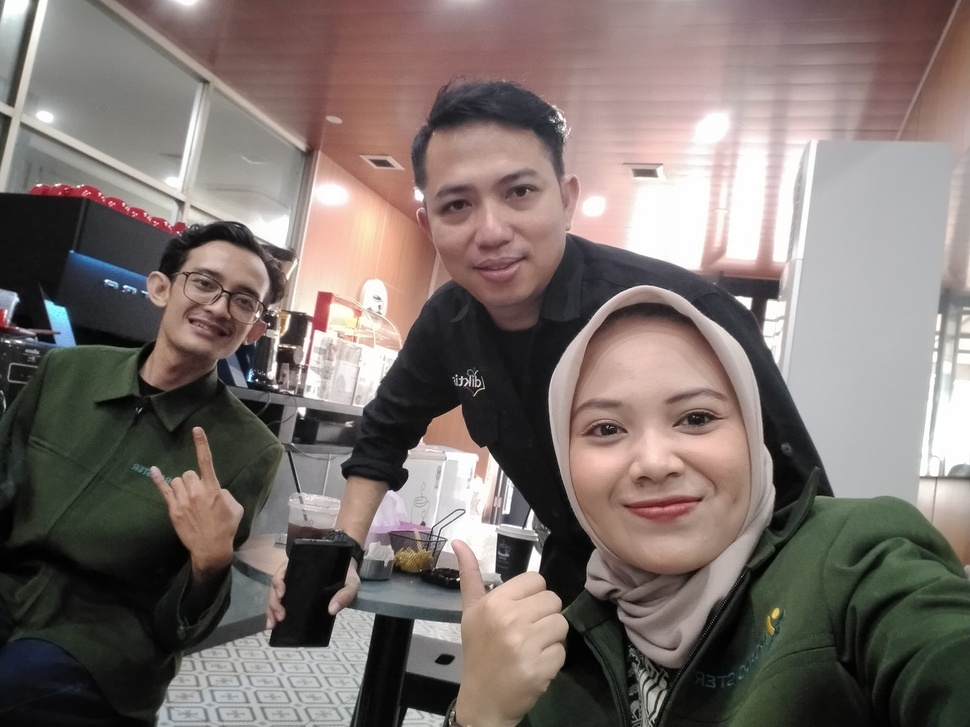
#> input picture CV Basic Technique/test.jpeg, 970 x 727 px, shrunk from 3264 x 2448 before the run
$ python morphological_operation.py
#> lines starting #> are read from the running program, lines starting #| are printed output that depends on the picture; after the words box and inside, x2 and y2 are one past the last pixel; in counts of white or black regions, pixels touching at a corner belong together
# Dilate
import cv2
import numpy as np

image_read = cv2.imread('./test.jpeg', cv2.IMREAD_GRAYSCALE)
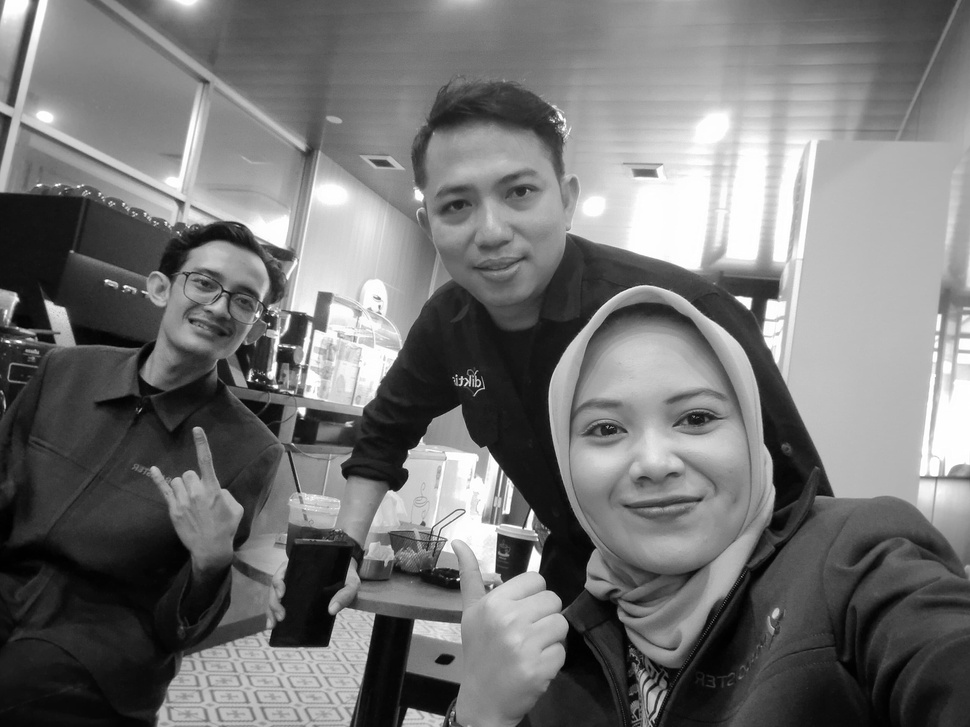
#> image_read: shape (727, 970); min 0, max 255, mean 115.6
cv2.imshow("treshold", image_read)

_,binary_image = cv2.threshold(image_read,127, 255, cv2.THRESH_BINARY)
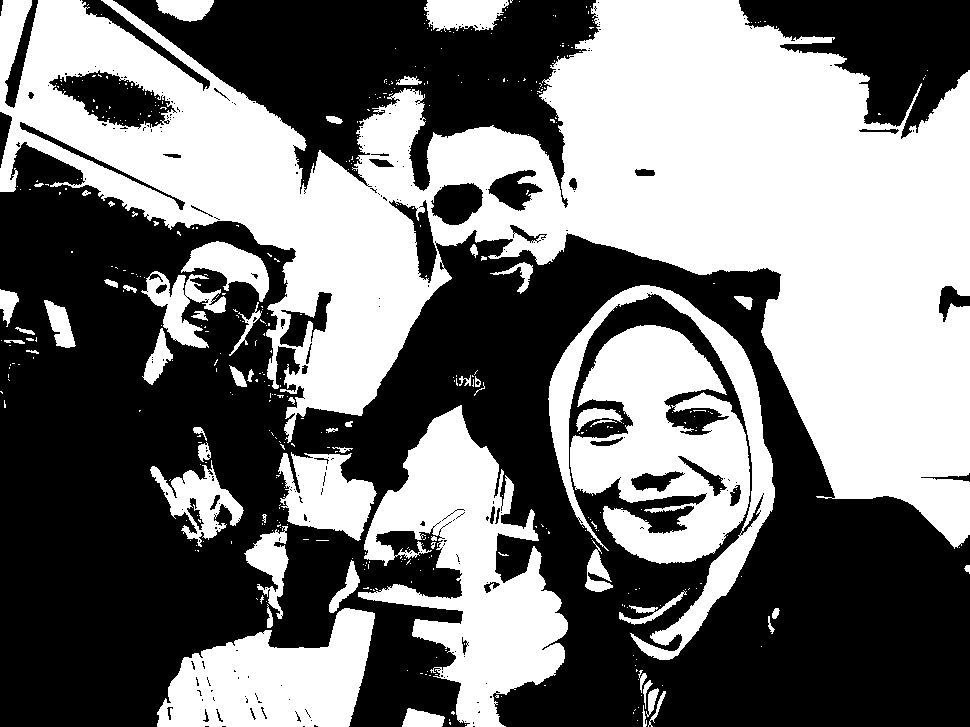
#> binary_image: shape (727, 970); 46.6% white; 459 white regions (398 under 20 px), largest, box (x1, y1, x2, y2) and area: (0, 0, 970, 549) 216430, (358, 405, 568, 727) 29602, (570, 325, 750, 564) 25592
print("treshold yg digunakan: ", _)
#| treshold yg digunakan:  127.0

kernels = np.ones((5,5), dtype=np.uint8)

dilated_image = cv2.dilate(binary_image, kernels, iterations=1)
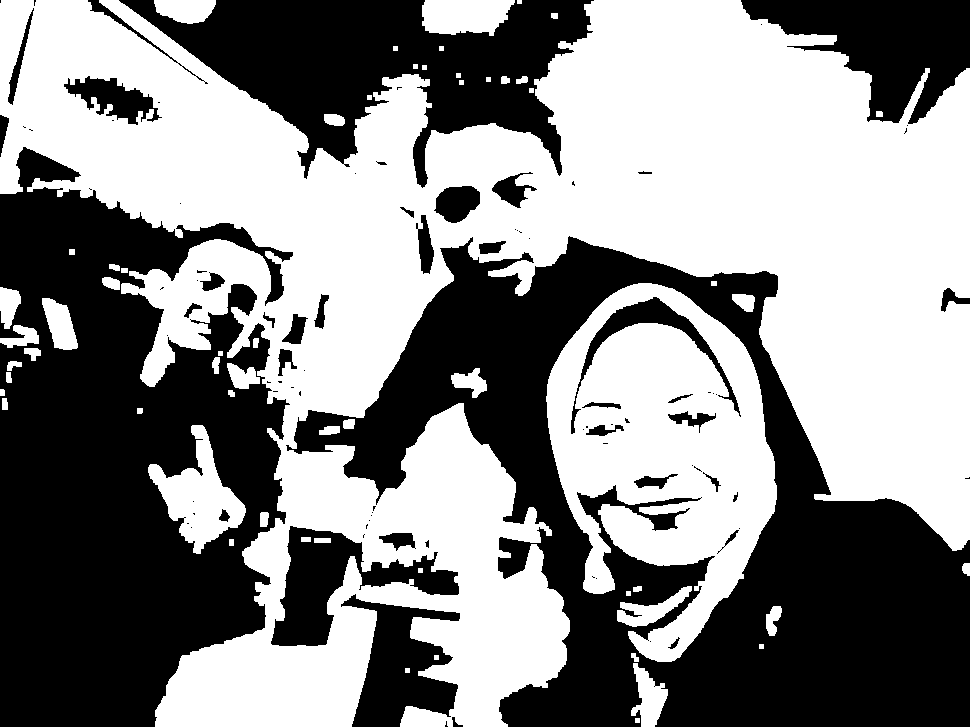
#> dilated_image: shape (727, 970); 54% white; 92 black regions (54 under 20 px), largest, box (x1, y1, x2, y2) and area: (286, 236, 970, 727) 126356, (0, 147, 293, 727) 112172, (119, 0, 594, 188) 41037

cv2.imshow('dilated image', dilated_image)


# Erode
eroded_image = cv2.erode(binary_image, kernels, iterations=1)
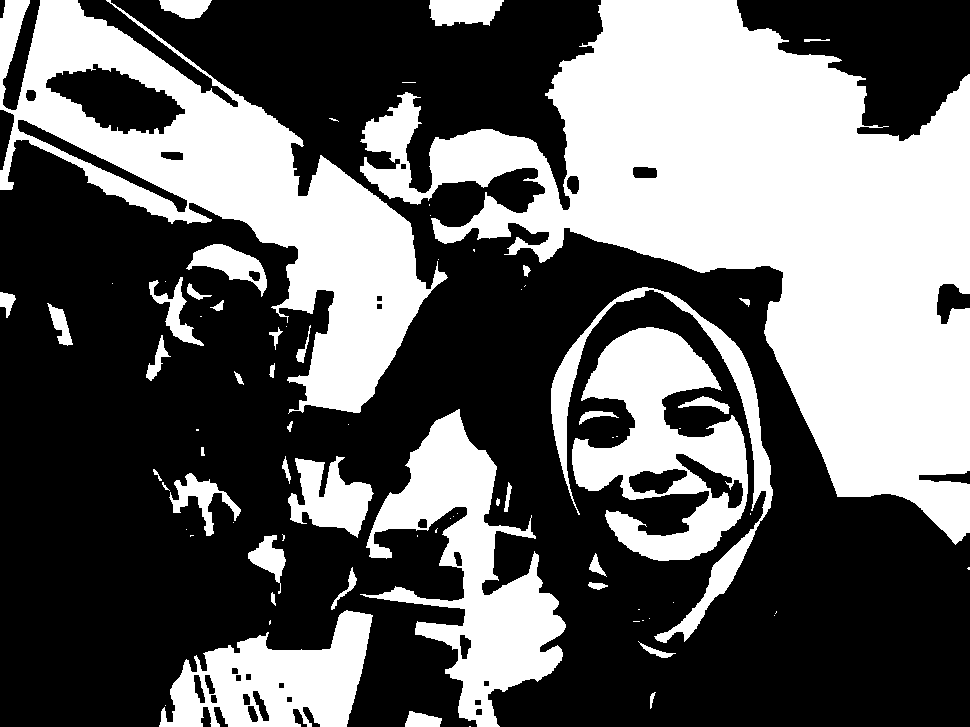
#> eroded_image: shape (727, 970); 39.4% white; 79 white regions (38 under 20 px), largest, box (x1, y1, x2, y2) and area: (360, 0, 970, 545) 139169, (0, 0, 448, 414) 57091, (360, 409, 566, 727) 23767
cv2.imshow('eroded image', eroded_image)


# Morphologi
morph_image = cv2.morphologyEx(binary_image, cv2.MORPH_OPEN, kernels)
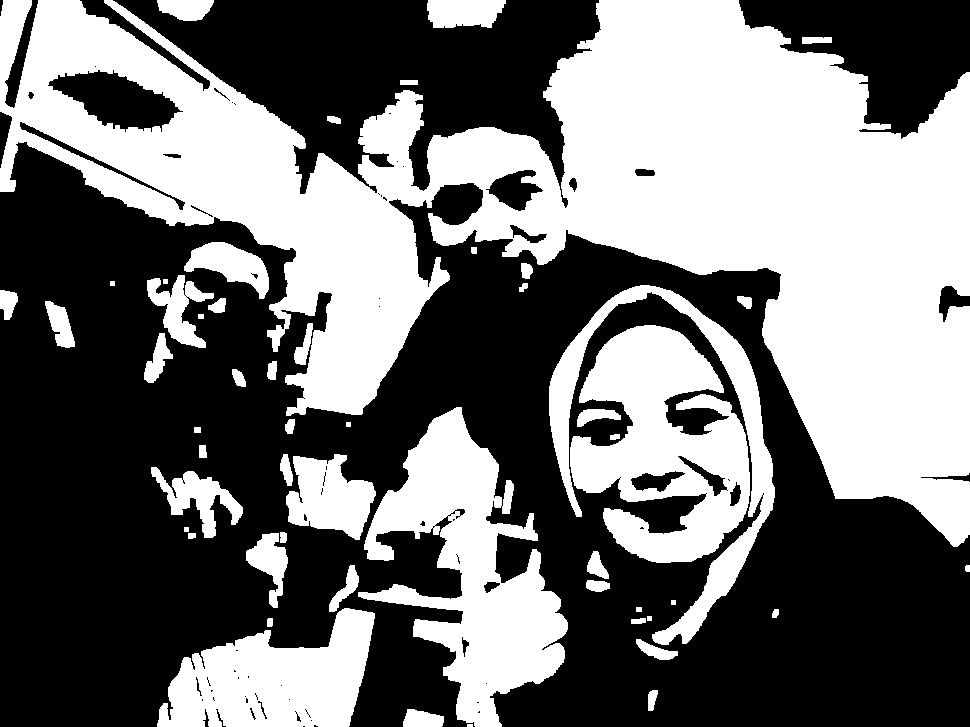
#> morph_image: shape (727, 970); 45.2% white; 53 white regions (1 under 20 px), largest, box (x1, y1, x2, y2) and area: (0, 0, 970, 547) 212666, (358, 407, 568, 727) 28726, (570, 325, 750, 563) 24963
cv2.imshow('morph image', morph_image)


# Morphologi
morph_gradient = cv2.morphologyEx(binary_image, cv2.MORPH_GRADIENT, kernels)
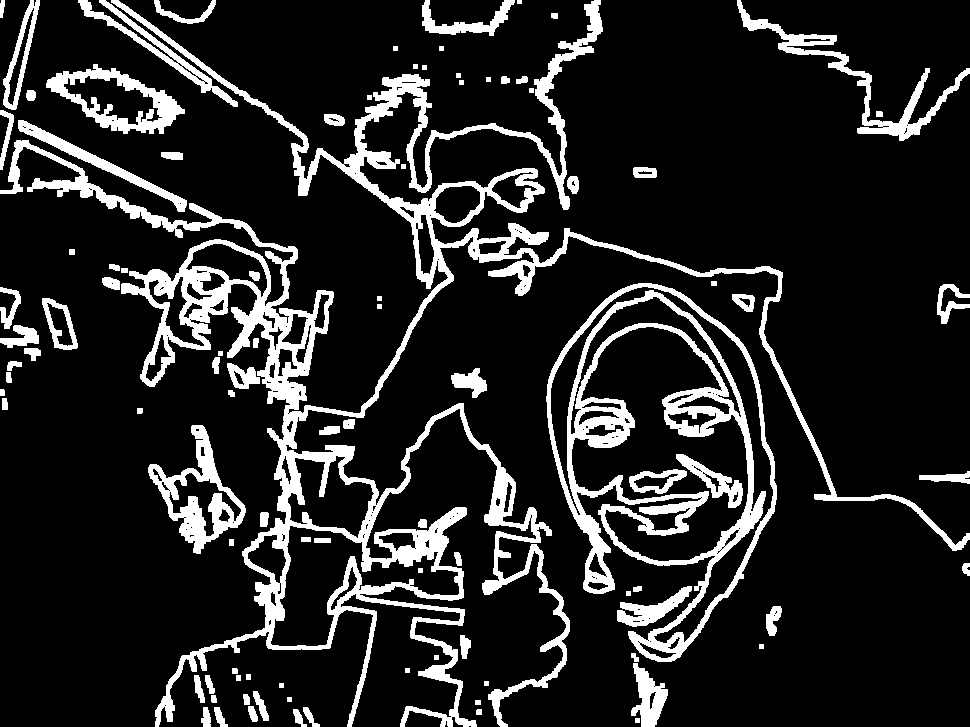
#> morph_gradient: shape (727, 970); 14.6% white; 99 white regions, largest, box (x1, y1, x2, y2) and area: (0, 0, 970, 727) 53746, (546, 283, 777, 662) 18481, (148, 425, 246, 554) 3775
cv2.imshow('morph gradien image', morph_gradient)


cv2.waitKey(0)
cv2.destroyAllWindows()
